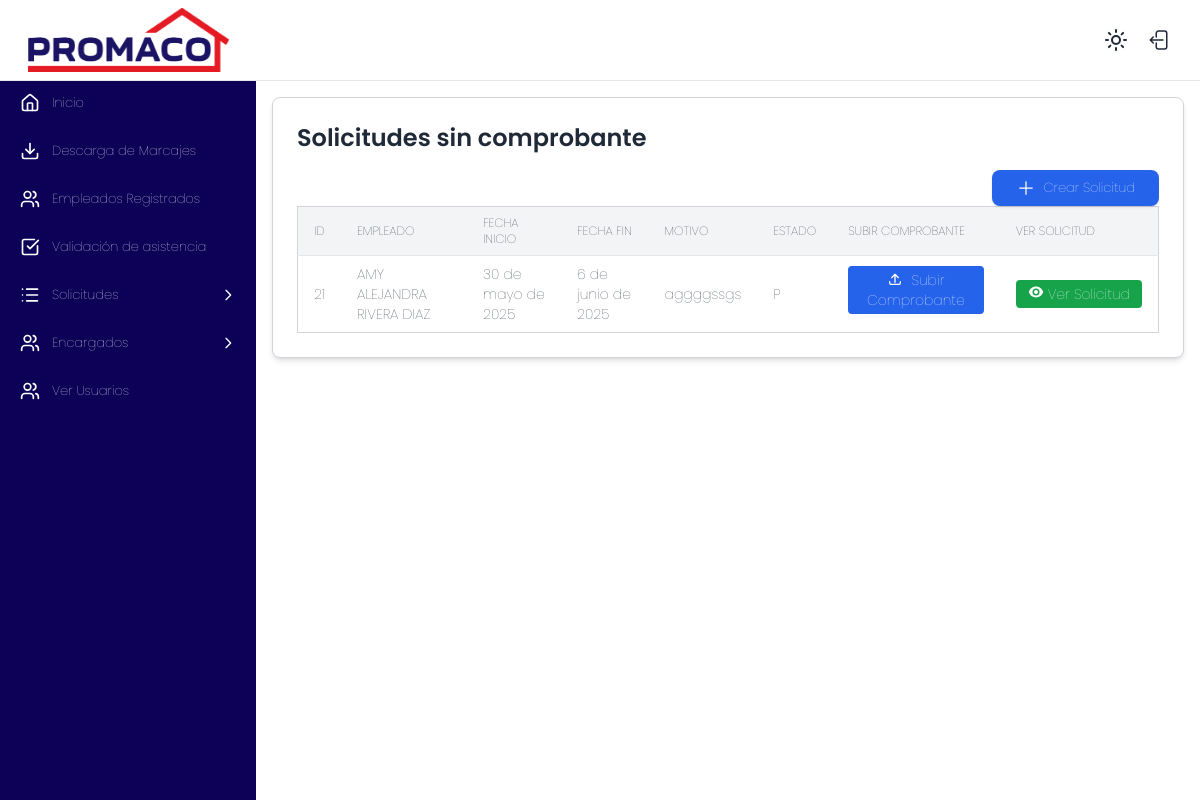
/marcaje/subir_comprobantes/ (signed in), run on an earlier commit of the app's database.
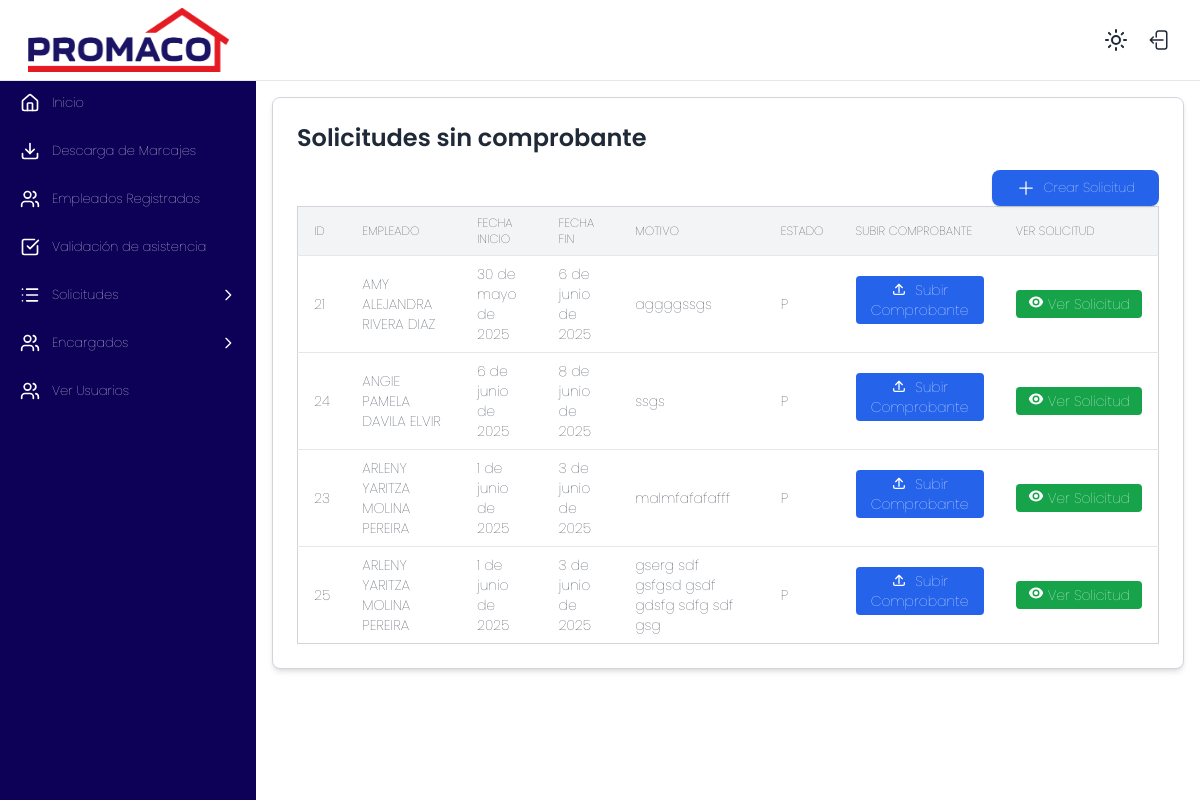
And on a later commit of the database.
### marcaje/models.py (models this page shows, shortened)
class Permisos(models.Model):
    ESTADO_SOLICITUD = [
        ('P', 'Pendiente'),
        ('A', 'Aprobada'),
        ('SB', 'SUBSANADO'),
        ('R', 'Rechazada'),
    ]
    encargado = models.ForeignKey(Empleado, related_name="solicitudes_enviadas", on_delete=models.PROTECT)
    empleado = models.ForeignKey(Empleado, on_delete=models.CASCADE)
    tipo_permiso = models.ForeignKey(TipoPermisos, on_delete=models.PROTECT)
    fecha_inicio = models.DateField()
    fecha_final = models.DateField()
    fecha_solicitud = models.DateField(auto_now=True)
    descripcion = models.CharField(max_length=300)
    tiene_comprobante = models.BooleanField(default=False)
    estado_solicitud = models.CharField(choices=ESTADO_SOLICITUD, default='P')
    pendiente_subsanar = models.BooleanField(default=False)
    aprobacion_gerencial = models.BooleanField(default=False)

class Empleado(models.Model):
    user = models.OneToOneField(User, on_delete=models.SET_NULL, null=True, blank=True)
    id_externo = models.IntegerField(unique=True)
    codigo = models.CharField(max_length=20)
    nombre = models.CharField(max_length=100)
    departamento = models.CharField(max_length=100)
    sucursal = models.ForeignKey(Sucursal, on_delete=models.PROTECT)
    es_encargado = models.BooleanField(default=False)
    class Meta:
        verbose_name = "Empleado"
        verbose_name_plural = "Empleados"
        ordering = ['nombre']
    def __str__(self):
        return f"{self.nombre} "

### marcaje/views.py (the view)
# urls.py: path('subir_comprobantes/', views.subir_comprobante, name='subir_comprobantes'),
def subir_comprobante(request):
    encargado = Empleado.objects.get(user=request.user)
    empleados_cargo = Empleado.objects.filter(encargado_asignado__encargado=encargado)
    solicitudes = Permisos.objects.filter(Q(empleado__in=empleados_cargo, tiene_comprobante=False) | Q(empleado__in=empleados_cargo, estado_solicitud='SB', pendiente_subsanar=True))
    return render(request, 'subir_comprobantes.html', {
        'solicitudes': solicitudes,
    })

### marcaje/context_processors.py (called while the page is built)
def empleados_a_cargo_context(request):
    empleados_cargo = []
    encargado_obj = None
    if request.user.is_authenticated:
        try:
            encargado = Empleado.objects.get(user=request.user)
            encargado_obj = encargado
            if encargado.es_encargado:
                empleados_cargo = Empleado.objects.filter(
                    encargado_asignado__encargado=encargado
                )
        except Empleado.DoesNotExist:
            encargado_obj = None
    return {'empleados_a_cargo_global': empleados_cargo, 'encargado': encargado_obj}

### marcaje/templates/subir_comprobantes.html (shortened to what this page needs)
{% extends 'base.html' %}
{% block content %}
<div class="w-full max-w-7xl mx-auto bg-white dark:bg-gray-800 p-6 rounded-lg shadow-md border border-gray-300">
  <h2 class="text-2xl font-semibold mb-4 text-gray-800 dark:text-gray-200">Solicitudes sin comprobante</h2>
  <div class="overflow-x-auto">
    <div class="flex justify-end items-end">
            <a href="/marcaje/crear-permiso" class="bg-blue-600 text-white px-6 py-2 rounded-lg shadow hover:bg-blue-700 transition duration-200 flex items-center">
              <svg xmlns="http://www.w3.org/2000/svg" fill="none" viewBox="0 0 24 24" stroke-width="1.5" stroke="currentColor" class="inline w-5 h-5 align-middle mr-2">
                <path stroke-linecap="round" stroke-linejoin="round" d="M12 4.5v15m7.5-7.5h-15" />
              </svg>
              Crear Solicitud
            </a>
        </div>
    <table id="tabla-comprobantes" class="min-w-full text-sm text-left border border-gray-300">
      <thead class="bg-gray-100 dark:bg-gray-600 uppercase text-xs">
        <tr>
          <th class="px-4 py-2">Id</th>
          <th class="px-4 py-2">Empleado</th>
          <th class="px-4 py-2">Fecha Inicio</th>
          <th class="px-4 py-2">Fecha Fin</th>
          <th class="px-4 py-2">Motivo</th>
          <th class="px-4 py-2">Estado</th>
          <th class="px-4 py-2">Subir comprobante</th>
          <th class="px-4 py-2">Ver Solicitud</th>
        </tr>
      </thead>
      <tbody>
        {% for s in solicitudes %}
        <tr id="permiso-{{s.id}}" class="border-t border-gray-200 hover:bg-gray-100 dark:hover:bg-gray-700 transition-colors duration-200">
          <td class="px-4 py-2">{{ s.id }}</td>
          <td class="px-4 py-2">{{ s.empleado }}</td>
          <td class="px-4 py-2">{{ s.fecha_inicio }}</td>
          <td class="px-4 py-2">{{ s.fecha_final }}</td>
          <td class="px-4 py-2">{{ s.descripcion }}</td>
          <td class="px-4 py-2">{{ s.estado_solicitud }}</td>
          <td class="px-4 py-2">
            <button
              class="bg-blue-600 text-white px-3 py-1 rounded hover:bg-blue-700 text-sm hover:text-white transition"
              hx-get="{% url 'form_comprobante' s.id %}"
              hx-target="#formulario-{{ s.id }}"
              hx-swap="innerHTML"
            >
             <svg xmlns="http://www.w3.org/2000/svg" class="inline w-4 h-4 mr-1 -mt-1" fill="none" viewBox="0 0 24 24" stroke="currentColor">
                <path stroke-linecap="round" stroke-linejoin="round" stroke-width="2" d="M4 16v2a2 2 0 002 2h12a2 2 0 002-2v-2M7 10l5-5m0 0l5 5m-5-5v12" />
              </svg>
              Subir Comprobante
            </button>
          </td>
          <td class="px-4 py-2">
            <div class="flex flex-nowrap items-center">
              <a href="{% url 'ficha_permiso' s.id %}" target="_blank" class="bg-green-600 text-white px-3 py-1 rounded hover:bg-green-700 text-sm hover:text-white transition flex items-center whitespace-nowrap">
                Ver Solicitud
              </a>
            </div>
          </td>
        </tr>
        {% empty %}
        <tr>
          <td colspan="5" class="text-center py-4 text-gray-500">No hay solicitudes pendientes de comprobante.</td>
        </tr>
        {% endfor %}
      </tbody>
    </table>
  </div>
</div>
{% endblock %}

### templates/base.html (shortened to what this page needs)
<!DOCTYPE html>
<html lang="en">
<head>
    <link href="https://cdn.jsdelivr.net/npm/bootstrap-icons@1.10.5/font/bootstrap-icons.css" rel="stylesheet">
    <link rel="stylesheet" href="https://cdn.jsdelivr.net/npm/@fortawesome/fontawesome-free@6.6.0/css/fontawesome.min.css">
    <link rel="stylesheet" href="https://cdn.datatables.net/2.3.0/css/dataTables.dataTables.css" />
{% load static %}
<link rel="stylesheet" href="{% static 'styles/menu.css' %}">
    <script src="https://cdn.tailwindcss.com"></script>
</head>
<body class="bg-white dark:bg-gray-900 text-gray-800 dark:text-gray-200 transition-colors duration-300">
    <div class="flex flex-col min-h-screen">
        <header class="flex justify-between items-center px-5 py-2 bg-white dark:bg-gray-800 border-b border-gray-200 dark:border-gray-700 transition-colors duration-300">
            <div class="flex items-center space-x-2">
                <img src="{% static 'img/imagen2.png' %}" alt="Logo claro" class="h-16 block dark:hidden">
            </div>
            <div>
                <button id="theme-toggle" class="p-2 rounded-full hover:bg-gray-100 dark:hover:bg-gray-700 focus:outline-none transition-colors duration-300" aria-label="Cambiar tema">
                    <i data-lucide="sun" class="w-6 h-6 block dark:hidden"></i>
                </button>
                <button class="p-2 rounded-full hover:bg-gray-100 dark:hover:bg-gray-700 focus:outline-none transition-colors duration-300">
                    <a href="{% url 'logout' %}">
                    </a>
                </button>
            </div>
        </header>
        <div class="flex flex-1">
            {% include 'menu2.html' %}
            <main class="flex-1 p-4">
                {% block content %}
                {% endblock %}
            </main>
        </div>
    </div>
</body>
</html>

### templates/menu2.html (shortened to what this page needs)
{% load static %}
<aside class="w-64 bg-promaco-dark dark:bg-gray-800 text-white transition-colors duration-300">
<nav class="py-5">
    <ul>
        <li class="mb-1">
            <a href="/" class="flex items-center px-5 py-3 hover:bg-opacity-10 hover:bg-white transition-colors duration-200">
                <i data-lucide="home" class="w-5 h-5 mr-3"></i> Inicio
            </a>
        </li>
        <li class="mb-1">
            <a href="/marcaje" class="flex items-center px-5 py-3 hover:bg-opacity-10 hover:bg-white transition-colors duration-200">
                <i data-lucide="download" class="w-5 h-5 mr-3"></i> Descarga de Marcajes
            </a>
        </li>
        <li class="mb-1">
            <a href="/marcaje/registrados" class="flex items-center px-5 py-3 hover:bg-opacity-10 hover:bg-white transition-colors duration-200">
                <i data-lucide="users" class="w-5 h-5 mr-3"></i> Empleados Registrados
            </a>
        </li>
        <li class="mb-1">
            <a href="/marcaje/validar-asistencia" class="flex items-center px-5 py-3 hover:bg-opacity-10 hover:bg-white transition-colors duration-200">
                <i data-lucide="check-square" class="w-5 h-5 mr-3"></i> Validación de asistencia
            </a>
        </li>
        <li class="mb-1">
            <details class="group">
                <summary class="flex items-center px-5 py-3 cursor-pointer hover:bg-opacity-10 hover:bg-white transition-colors duration-200 outline-none">
                    <i data-lucide="list" class="w-5 h-5 mr-3"></i>
                    Solicitudes
                    <svg class="ml-auto w-4 h-4 transition-transform duration-200 group-open:rotate-90" fill="none" stroke="currentColor" viewBox="0 0 24 24">
                        <path stroke-linecap="round" stroke-linejoin="round" stroke-width="2" d="M9 5l7 7-7 7" />
                    </svg>
                </summary>
            </details>
        </li>
        <li class="mb-1">
            <details class="group">
                <summary class="flex items-center px-5 py-3 cursor-pointer hover:bg-opacity-10 hover:bg-white transition-colors duration-200 outline-none">
                    <i data-lucide="users" class="w-5 h-5 mr-3"></i>
                    Encargados
                    <svg class="ml-auto w-4 h-4 transition-transform duration-200 group-open:rotate-90" fill="none" stroke="currentColor" viewBox="0 0 24 24">
                        <path stroke-linecap="round" stroke-linejoin="round" stroke-width="2" d="M9 5l7 7-7 7" />
                    </svg>
                </summary>
            </details>
        </li>
        <li class="mb-1">
            <a href="/marcaje/listar-usuarios" class="flex items-center px-5 py-3 hover:bg-opacity-10 hover:bg-white transition-colors duration-200">
                <i data-lucide="users" class="w-5 h-5 mr-3"></i> Ver Usuarios
            </a>
        </li>
    </ul>
</nav>
</aside>

### static/styles/menu.css (style rules this page uses)
* { font-family: "Poppins", serif; font-weight: 100; font-style: normal; }
body { font-size: 13px; }
li { color: #fff; }
nav { padding: 0 !important; }
img { width: 100%; }

What changed in the data, as far as the page shows it:
added Permisos: id "24", empleado "ANGIE PAMELA DAVILA ELVIR", fecha_inicio "6 de junio de 2025", fecha_final "8 de junio de 2025", descripcion "ssgs", estado_solicitud "P"
added Permisos: id "23", empleado "ARLENY YARITZA MOLINA PEREIRA", fecha_inicio "1 de junio de 2025", fecha_final "3 de junio de 2025", descripcion "malmfafafafff", estado_solicitud "P"
added Permisos: id "25", empleado "ARLENY YARITZA MOLINA PEREIRA", fecha_inicio "1 de junio de 2025", fecha_final "3 de junio de 2025", descripcion "gserg sdf gsfgsd gsdf gdsfg sdfg sdf gsg", estado_solicitud "P"
